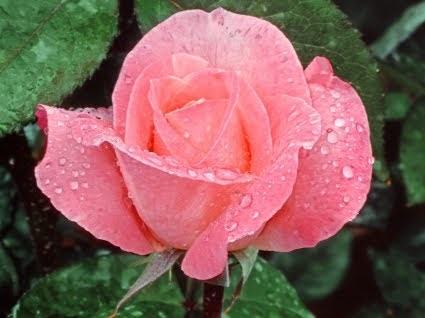
#> input picture GetGrid/lena.jpg, 425 x 318 px, given in place of the camera
$ python camera.py
#> lines starting #> are read from the running program, lines starting #| are printed output that depends on the picture
import cv2  # pip install opencv-python

save_path = "./img"
def main():
    cam = cv2.VideoCapture(0)
    img1 = img2 = img3 = get_image(cam)
    th = 300
    num = 1
    while True:
        if cv2.waitKey(1) == 13:    # Enterキーが押されたら終了
            break
        diff = check_image(img1, img2, img3)    # 差分を調べる
        cnt = cv2.countNonZero(diff)
        if cnt > th:
            print("カメラに動きを検出")
            cv2.imshow('PUSH ENTER KEY', img3)
            cv2.imwrite(save_path + str(num) + ".jpg", img3)
            num += 1
        else:
            cv2.imshow('PUSH ENTER KEY', diff)
        img1, img2, img3 = (img2, img3, get_image(cam))
    cam.release()
    cv2.destroyAllWindows()

# 画像に動きがあったか調べる関数
def check_image(img1, img2, img3):
    gray1 = cv2.cvtColor(img1, cv2.COLOR_RGB2GRAY)  # グレイスケール画像に変換
    gray2 = cv2.cvtColor(img2, cv2.COLOR_RGB2GRAY)
    gray3 = cv2.cvtColor(img3, cv2.COLOR_RGB2GRAY)

    diff1 = cv2.absdiff(gray1, gray2)   # 絶対差分を調べる
    diff2 = cv2.absdiff(gray2, gray3)

    diff_and = cv2.bitwise_and(diff1, diff2)    # 論理積を調べる
    _, diff_wb = cv2.threshold(diff_and, 30, 255, cv2.THRESH_BINARY)
    diff = cv2.medianBlur(diff_wb, 5)
    return diff

# カメラから画像を取得する
def get_image(cam):
    img = cam.read()[1]
#> img is the input picture: shape (318, 425, 3); mean B, G, R 91, 94.4, 135.7
    img = cv2.resize(img, (600, 400))
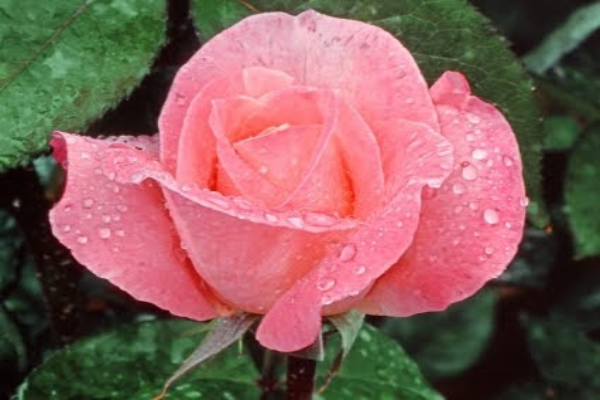
#> img: shape (400, 600, 3); mean B, G, R 90.9, 94.2, 135.6
    return img

if __name__ == '__main__':
    main()
#> (key Esc is pressed here)
#> in check_image, `gray1 = cv2.cvtColor(img1, cv2.COLOR_RGB2GRAY)`:
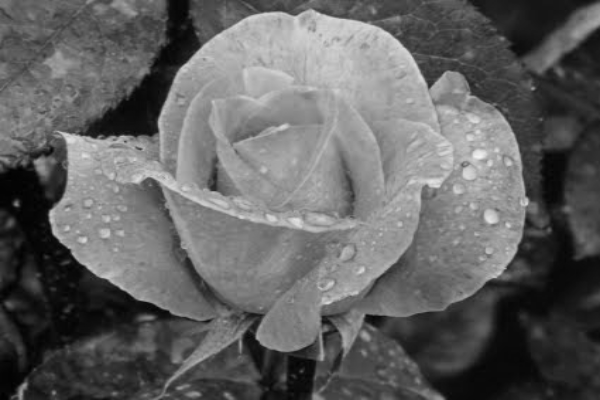
#> gray1: shape (400, 600); min 0, max 242, mean 97.9
#> in check_image, `diff1 = cv2.absdiff(gray1, gray2)`: diff1: shape (400, 600); every value is 0
#> in main, `cnt = cv2.countNonZero(diff)`: cnt = 0
